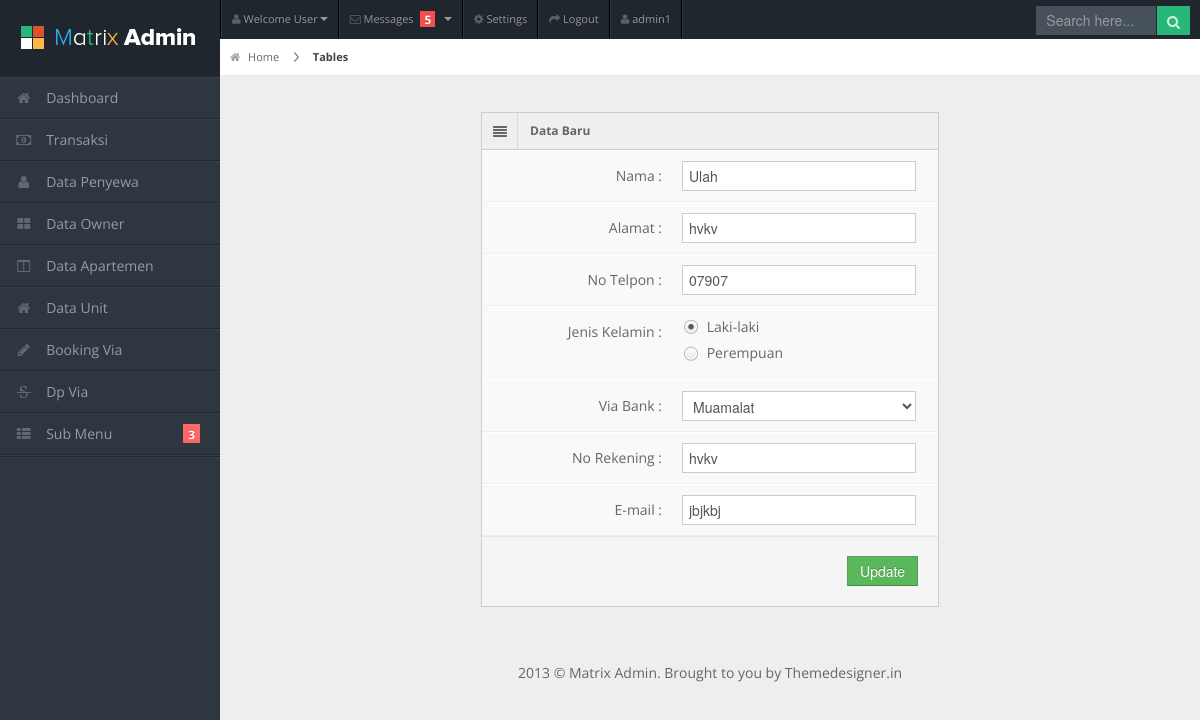
The page /edit.php?edit_owner=3 (signed in) on the database as committed earlier.
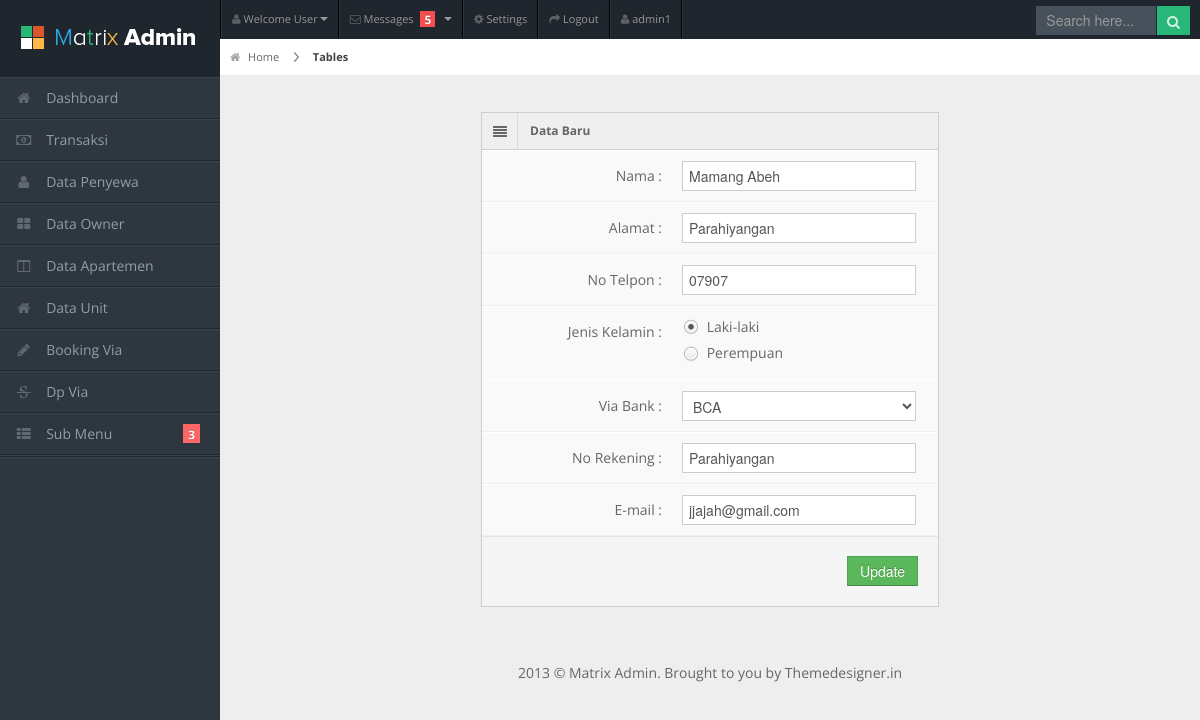
The same page on the database as committed later.
### tables this page shows
CREATE TABLE `tb_owner` (
  `kd_owner` int(4) NOT NULL,
  `nama` varchar(30) NOT NULL,
  `alamat` varchar(50) NOT NULL,
  `no_tlp` varchar(15) NOT NULL,
  `kd_bank` int(4) NOT NULL,
  `no_rek` varchar(20) NOT NULL,
  `tgl_gabung` date NOT NULL,
  `email` varchar(30) DEFAULT NULL,
  `jenis_kelamin` varchar(10) DEFAULT NULL,
  `jumlah_unit` int(11) DEFAULT NULL
);

### proses/proses.php (called while the page is built, shortened)
<?php
class Proses{
  public function __construct(){
    $this->db = new PDO('mysql:host=localhost;dbname=db_keuangan_cozzal','root','');
  }
  public function editOwner($kd_owner){
	$sql = "SELECT * from tb_owner
	INNER JOIN tb_bank ON tb_bank.kd_bank = tb_owner.kd_bank where kd_owner='$kd_owner'";
	$query = $this->db->query($sql);
	return $query;
  }
  public function showDp_via(){
  $sql = "SELECT * FROM tb_bank";
  $query = $this->db->query($sql);
  return $query;
  }
}
?>

### edit.php (the view, shortened to what this page needs)
<?php
  include "template/head.php";
?>
<body>
<?php
  include "template/header.php";
  include "template/sidebar.php";
?>
<div id="content">
  <div id="content-header">
    <div id="breadcrumb"> <a href="#" title="Go to Home" class="tip-bottom"><i class="icon-home"></i> Home</a> <a href="#" class="current">Tables</a> </div>
  </div>
  <div class="container-fluid">
    <div class="row-fluid">
	  <?php
		require('proses/proses.php');
		if (isset($_GET['edit_owner']))
		{
		  $Proses = new Proses();
		  $show = $Proses->editOwner($_GET['edit_owner']);
		  $edit = $show->fetch(PDO::FETCH_OBJ);
		  echo '
			<div class="span3">
			</div>
			<div class="span6">
			  <div class="widget-box">
				<div class="widget-title"> <span class="icon"> <i class="icon-align-justify"></i> </span>
				  <h5>Data Baru</h5>
				</div>
				<div class="widget-content nopadding">
				  <form action="proses/proses_update.php" method="post" class="form-horizontal">
					<div class="control-group">
					  <input name="kd_owner" class="hide" type="text" value="'.$edit->kd_owner.'"/>
					  <label class="control-label">Nama :</label>
					  <div class="controls">
						<input name="nama" type="text" class="span11" placeholder="Nama" value="'.$edit->nama.'"/>
					  </div>
					</div>
					<div class="control-group">
					  <label class="control-label">Alamat :</label>
					  <div class="controls">
						<input name="alamat" type="text" class="span11" placeholder="Alamat" value="'.$edit->alamat.'"/>
					  </div>
					</div>
					<div class="control-group">
					  <label class="control-label">No Telpon :</label>
					  <div class="controls">
						<input name="no_tlp" type="text" class="span11" placeholder="Ex : 08x..." value="'.$edit->no_tlp.'"/>
					  </div>
					</div>
					<div class="control-group">
					  <label class="control-label">Jenis Kelamin :</label>
                    ';
					if ($edit->jenis_kelamin == 'Laki-laki') {
					  echo '
						<div class="controls">
						  <label>
							<input type="radio" name="jenis_kelamin" value="Laki-laki" checked/> Laki-laki
						  </label>
						  <label>
							<input type="radio" name="jenis_kelamin" value="Perempuan" /> Perempuan
						  </label>
						</div>
					  ';
					} else {
					  echo '
						<div class="controls">
						  <label>
							<input type="radio" name="jenis_kelamin" value="Laki-laki" /> Laki-laki
						  </label>
						  <label>
							<input type="radio" name="jenis_kelamin" value="Perempuan" checked/> Perempuan
						  </label>
						</div>
					'; }
					echo '
						<div class="control-group">
						  <label class="control-label">Via Bank :</label>
							<div class="controls">
								<select name="kd_bank" class="span11">
									<option name="" value="" >-- Pilih Bank --</option>';
						$Proses = new Proses();
						$show = $Proses->showDp_via();
						while($data = $show->fetch(PDO::FETCH_OBJ)){
						if ($edit->kd_bank!=$data->kd_bank)
							  echo "<option name='kd_bank' value='$data->kd_bank'>$data->nama_bank</option>";
						else  echo "<option name='kd_bank' value='$data->kd_bank' selected='true'>$data->nama_bank</option>";
						}
					echo '
								</select>
							</div>
						</div>
						<div class="control-group">
							<label class="control-label">No Rekening :</label>
							<div class="controls">
								<input name="no_rek" type="text" class="span11" placeholder="No Rekening" value="'.$edit->alamat.'"/>
							</div>
						</div>
						<div class="control-group">
							<label class="control-label">E-mail :</label>
							<div class="controls">
								<input name="email" type="text" class="span11" placeholder="Alamat E-Mail" value="'.$edit->email.'"/>
							</div>
						</div>';
					echo '
					  <div class="form-actions" style="text-align:right">
						<button name="updateOwner" type="submit" class="btn btn-success">Update</button>
					  </div>
					</form>
				  </div>
				</div>
			  </div>
			  <div class="span3">
			  </div>
		  ';
		}
	  ?>
	</div>
  </div>
</div>
<div class="row-fluid">
  <div id="footer" class="span12"> 2013 &copy; Matrix Admin. Brought to you by <a href="http://themedesigner.in">Themedesigner.in</a> </div>
</div>
</body>
</html>

Rows that differ between the two databases and show on the page:
changed tb_owner: nama "Ulah" → "Mamang Abeh"; alamat "hvkv" → "Parahiyangan"; no_rek "hvkv" → "Parahiyangan"; email "jbjkbj" → "jjajah@gmail.com"
Other text that changed with them:
form field kd_bank: "Muamalat" → "BCA"
